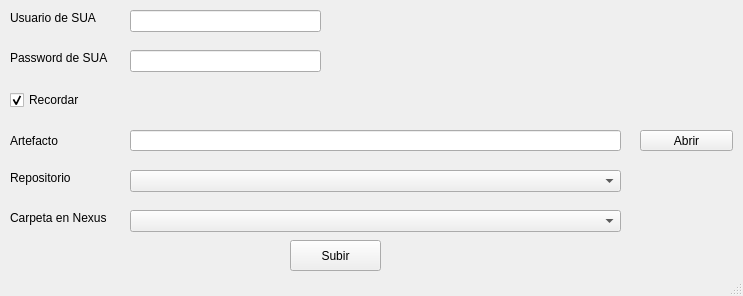
<?xml version="1.0" encoding="UTF-8"?>
<ui version="4.0">
 <class>MainWindow</class>
 <widget class="QMainWindow" name="MainWindow">
  <property name="geometry">
   <rect>
    <x>0</x>
    <y>0</y>
    <width>743</width>
    <height>296</height>
   </rect>
  </property>
  <property name="sizePolicy">
   <sizepolicy hsizetype="Fixed" vsizetype="Fixed">
    <horstretch>0</horstretch>
    <verstretch>0</verstretch>
   </sizepolicy>
  </property>
  <property name="minimumSize">
   <size>
    <width>743</width>
    <height>296</height>
   </size>
  </property>
  <property name="maximumSize">
   <size>
    <width>743</width>
    <height>296</height>
   </size>
  </property>
  <property name="windowTitle">
   <string>QtNexusUploader</string>
  </property>
  <widget class="QWidget" name="centralWidget">
   <property name="sizePolicy">
    <sizepolicy hsizetype="Fixed" vsizetype="Fixed">
     <horstretch>0</horstretch>
     <verstretch>0</verstretch>
    </sizepolicy>
   </property>
   <widget class="QLabel" name="label">
    <property name="geometry">
     <rect>
      <x>10</x>
      <y>130</y>
      <width>81</width>
      <height>21</height>
     </rect>
    </property>
    <property name="text">
     <string>Artefacto</string>
    </property>
   </widget>
   <widget class="QPushButton" name="selectArtifactButton">
    <property name="geometry">
     <rect>
      <x>640</x>
      <y>130</y>
      <width>93</width>
      <height>21</height>
     </rect>
    </property>
    <property name="text">
     <string>Abrir</string>
    </property>
   </widget>
   <widget class="QLineEdit" name="artefactoLineEdit">
    <property name="geometry">
     <rect>
      <x>130</x>
      <y>130</y>
      <width>491</width>
      <height>21</height>
     </rect>
    </property>
    <property name="cursor">
     <cursorShape>ArrowCursor</cursorShape>
    </property>
    <property name="readOnly">
     <bool>true</bool>
    </property>
   </widget>
   <widget class="QLabel" name="label_2">
    <property name="geometry">
     <rect>
      <x>10</x>
      <y>10</y>
      <width>101</width>
      <height>16</height>
     </rect>
    </property>
    <property name="text">
     <string>Usuario de SUA</string>
    </property>
   </widget>
   <widget class="QLabel" name="label_3">
    <property name="geometry">
     <rect>
      <x>10</x>
      <y>50</y>
      <width>121</width>
      <height>16</height>
     </rect>
    </property>
    <property name="text">
     <string>Password de SUA</string>
    </property>
   </widget>
   <widget class="QLabel" name="label_4">
    <property name="geometry">
     <rect>
      <x>10</x>
      <y>210</y>
      <width>121</width>
      <height>16</height>
     </rect>
    </property>
    <property name="text">
     <string>Carpeta en Nexus</string>
    </property>
   </widget>
   <widget class="QCheckBox" name="recordarCheck">
    <property name="geometry">
     <rect>
      <x>10</x>
      <y>90</y>
      <width>81</width>
      <height>20</height>
     </rect>
    </property>
    <property name="text">
     <string>Recordar</string>
    </property>
    <property name="checked">
     <bool>true</bool>
    </property>
   </widget>
   <widget class="QToolButton" name="uploadButton">
    <property name="geometry">
     <rect>
      <x>290</x>
      <y>240</y>
      <width>91</width>
      <height>31</height>
     </rect>
    </property>
    <property name="text">
     <string>Subir</string>
    </property>
   </widget>
   <widget class="QLineEdit" name="usuarioLineEdit">
    <property name="geometry">
     <rect>
      <x>130</x>
      <y>10</y>
      <width>191</width>
      <height>22</height>
     </rect>
    </property>
   </widget>
   <widget class="QLineEdit" name="passwordLineEdit">
    <property name="geometry">
     <rect>
      <x>130</x>
      <y>50</y>
      <width>191</width>
      <height>22</height>
     </rect>
    </property>
    <property name="echoMode">
     <enum>QLineEdit::Password</enum>
    </property>
   </widget>
   <widget class="QComboBox" name="CarpetaComboBox">
    <property name="geometry">
     <rect>
      <x>130</x>
      <y>210</y>
      <width>491</width>
      <height>22</height>
     </rect>
    </property>
    <property name="editable">
     <bool>false</bool>
    </property>
   </widget>
   <widget class="QLabel" name="label_5">
    <property name="geometry">
     <rect>
      <x>10</x>
      <y>170</y>
      <width>91</width>
      <height>16</height>
     </rect>
    </property>
    <property name="text">
     <string>Repositorio</string>
    </property>
   </widget>
   <widget class="QComboBox" name="repositorioComboBox">
    <property name="geometry">
     <rect>
      <x>130</x>
      <y>170</y>
      <width>491</width>
      <height>22</height>
     </rect>
    </property>
   </widget>
  </widget>
  <widget class="QStatusBar" name="statusBar"/>
 </widget>
 <layoutdefault spacing="6" margin="11"/>
 <resources/>
 <connections/>
</ui>
